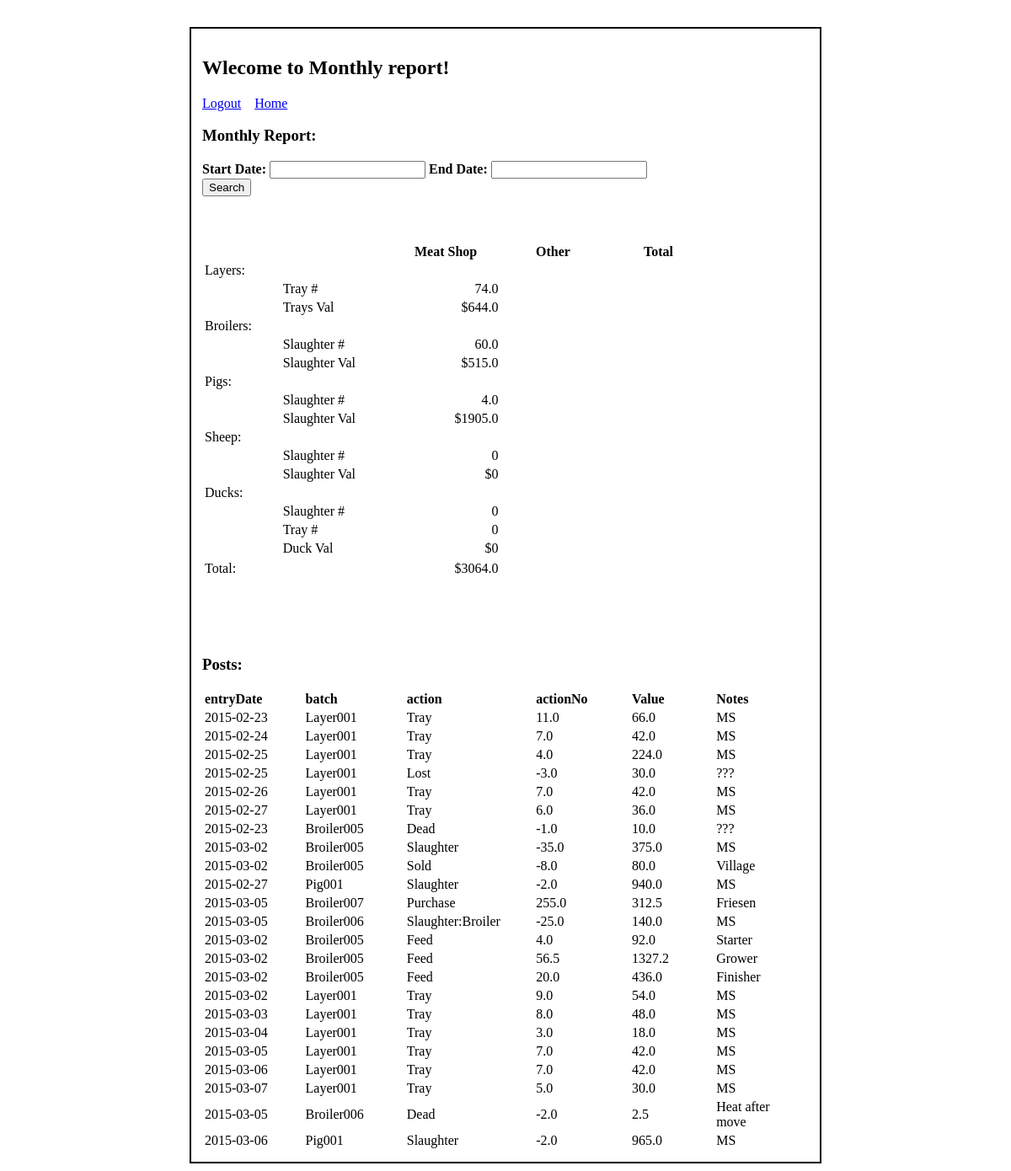
Page /report (signed in) on the earlier database version.
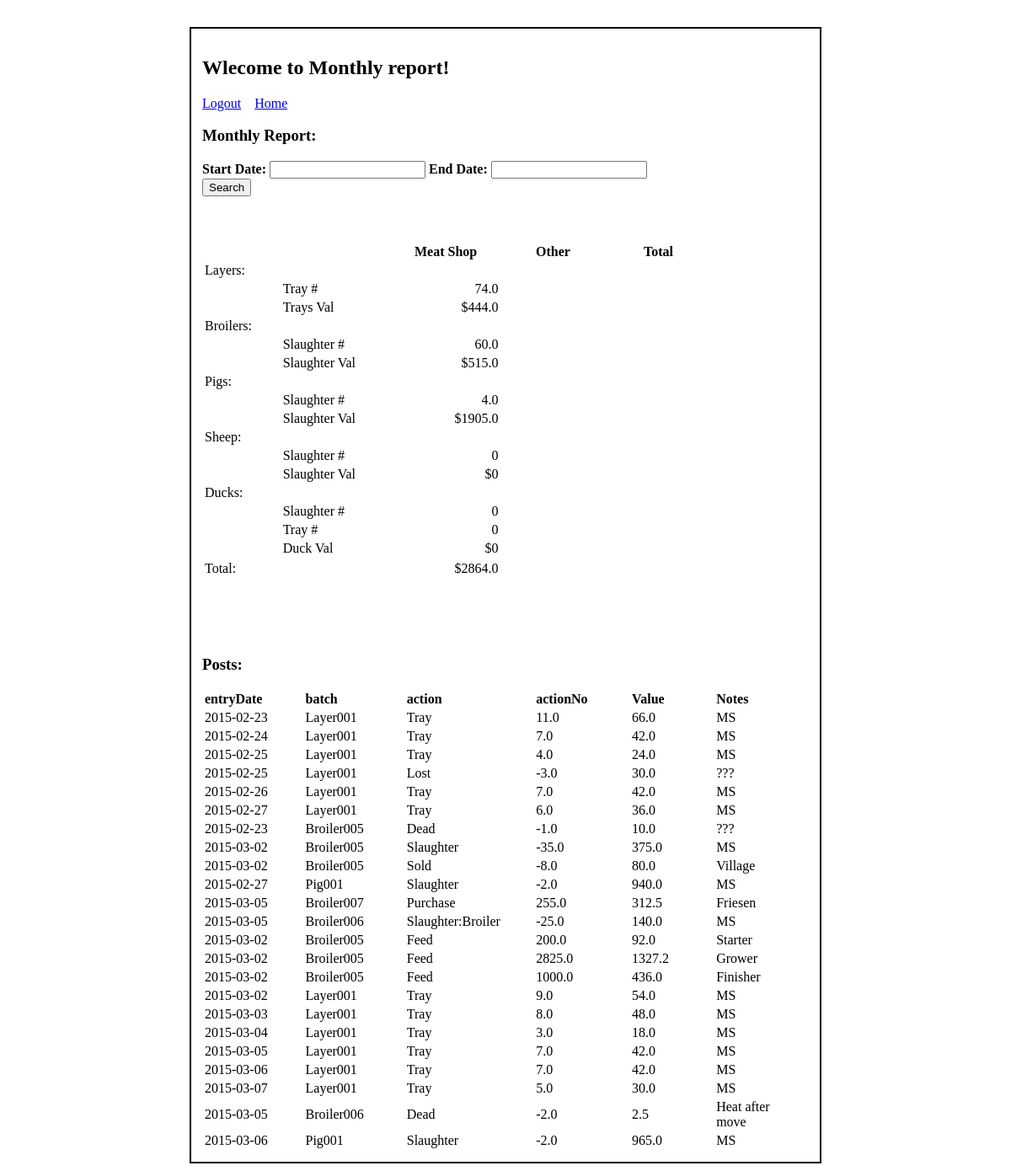
Same page on the later database version.
### models.py (models this page shows, shortened)
class Entry(db.Model):
	__tablename__ = "entries"
	_id = db.Column(db.Integer, primary_key=True)
	entryDate = db.Column(db.Date, nullable=False)
	batch = db.Column(db.String, nullable=False)
	action = db.Column(db.String, nullable=False)
	actionNo = db.Column(db.Float)
	value = db.Column(db.Float)
	notes = db.Column(db.String)

### invController.py (the view, shortened to what this page needs)
@app.route('/report', methods=['GET','POST'])
@login_required
def report():
	error = None
	form=SearchDateForm(request.form)
	if request.method == 'GET':
		startDate = (datetime.date.today() - datetime.timedelta(1*365/12)).isoformat()
		endDate = datetime.date.today()
		posts = db.session.query(Entry).filter(Entry.entryDate.between(startDate, endDate))
		tray1 = 0
		trayValue1 = 0
		broilerSlaughter1 = 0
		broilerValue1 = 0
		pigSlaughter1 = 0
		pigValue1 = 0
		sheepSlaughter1 = 0
		sheepValue1 = 0
		duckSlaughter1 = 0
		duckTray1 = 0
		duckValue1 = 0
		tray2 = 0
		trayValue2 = 0
		broilerSlaughter2 = 0
		broilerValue2 = 0
		pigSlaughter2 = 0
		pigValue2 = 0
		sheepSlaughter2 = 0
		sheepValue2 = 0
		duckSlaughter2 = 0
		duckTray2 = 0
		duckValue2 = 0
		for post in posts:
			if "Layer" in post.batch and post.action == "Tray":
				if "MS" in post.notes:
					tray1 = tray1 + post.actionNo
					trayValue1 = trayValue1 + post.value
				else:
					tray2 = tray2 + post.actionNo
					trayValue2 = trayValue2 + post.value
			if "Broiler" in post.batch and "Slaughter" in post.action:
				broilerSlaughter1 = broilerSlaughter1 + (post.actionNo * -1)
				broilerValue1 = broilerValue1 + post.value
			if "Pig" in post.batch and post.action == "Slaughter":
				pigSlaughter1 = pigSlaughter1 + (post.actionNo *-1)
				pigValue1 = pigValue1 + post.value
			if "Sheep" in post.batch and post.action == "Slaughter":
				sheepSlaughter1 = sheepSlaughter1 + (post.actionNo *-1)
				sheepValue1 = sheepValue1 + post.value
			if "Duck" in post.batch and post.action == "Slaughter":
				duckSlaughter1 = duckSlaughter1 + (post.actionNo * -1)
				duckValue1 = duckValue1 + post.value
			if "Duck" in post.batch and post.action == "Tray":
				duckTray1 =	duckTray1 + post.actionNo
				duckValue1 = duckValue1 + post.value
		totalValue1 = trayValue1 + broilerValue1 + pigValue1 + sheepValue1 + duckValue1
		meatShop = [tray1, trayValue1, broilerSlaughter1, broilerValue1, pigSlaughter1, pigValue1, sheepSlaughter1, sheepValue1, duckSlaughter1, duckTray1, duckValue1, totalValue1]
		return render_template('report.html', form=form, posts=posts, meat_shop=meatShop)

### forms.py
class SearchDateForm(Form):
	startDate = TextField("startDate", validators=[DataRequired()])
	endDate = TextField("endDate", validators=[DataRequired()])

### invController.py (called while the page is built)
def login_required(test):
	@wraps(test)
	def wrap(*args, **kwargs):
		if 'logged_in' in session:
			return test(*args, **kwargs)
		else:
			flash('You need to login first.')
			return redirect(url_for('login'))
	return wrap

### templates/report.html (shortened to what this page needs)
{% extends "template.html" %}
{% block content %}
	<h2>Wlecome to Monthly report!</h2>
	<p><a href="/logout">Logout</a>&emsp;<a href='/main'>Home</a></p>
	<h3>Monthly Report:</h3>
	<form action="{{ url_for('report') }}" method="post" class="add">
		<label><strong>Start Date:</strong></label>
		<input name="startDate" type="text">
		<label><strong>End Date:</strong></label>
		<input name="endDate" type="text"><br/>
		<input class="button" type="submit" value="Search"><br/><br/>
	</form>
	<br/>
	<br/>
	<div class="datagrid">
		<table>
			<thead>
				<tr>
					<th width="100px" align="center"><strong></strong></th>
					<th width="150px" align="center"><strong></strong></th>
					<th width="150px" align="center"><strong>Meat Shop</strong></th>
					<th width="150px" align="center"><strong>Other</strong></th>
					<th width="150px" align="center"><strong>Total</strong></th>
				</tr>
			</thead>
			<tr>
				<td width="100px">Layers:</td>
				<td width="150px"></td>
				<td width="150px"></td>
				<td width="150px"></td>
				<td width="150px"></td>
				<td width="150px"></td>
			</tr>
			<tr>
				<td width="100px"></td>
				<td width="150px">Tray #</td>
				<td width="150px" align="right">{{ meat_shop[0] }}</td>
				<td width="150px"></td>
				<td width="150px"></td>
			</tr>
			<tr>
				<td width="100px"></td>
				<td width="150px">Trays Val</td>
				<td width="150px" align="right">${{ meat_shop[1] }}</td>
				<td width="150px"></td>
				<td width="150px"></td>
			</tr>
			<tr>
				<td width="100px">Broilers:</td>
				<td width="150px"></td>
				<td width="150px"></td>
				<td width="150px"></td>
				<td width="150px"></td>
			</tr>
			<tr>
				<td width="100px"></td>
				<td width="150px">Slaughter #</td>
				<td width="150px" align="right">{{ meat_shop[2] }}</td>
				<td width="150px"></td>
				<td width="150px"></td>
			</tr>
			<tr>
				<td width="100px"></td>
				<td width="150px">Slaughter Val</td>
				<td width="150px" align="right">${{ meat_shop[3] }}</td>
				<td width="150px"></td>
				<td width="150px"></td>
			</tr>
			<tr>
				<td width="100px">Pigs:</td>
				<td width="150px"></td>
				<td width="150px"></td>
				<td width="150px"></td>
				<td width="150px"></td>
			</tr>
			<tr>
				<td width="100px"></td>
				<td width="150px">Slaughter #</td>
				<td width="150px" align="right">{{ meat_shop[4] }}</td>
				<td width="150px"></td>
				<td width="150px"></td>
			</tr>
			<tr>
				<td width="100px"></td>
				<td width="150px">Slaughter Val</td>
				<td width="150px" align="right">${{ meat_shop[5] }}</td>
				<td width="150px"></td>
				<td width="150px"></td>
			</tr>
			<tr>
				<td width="100px">Sheep:</td>
				<td width="150px"></td>
				<td width="150px"></td>
				<td width="150px"></td>
				<td width="150px"></td>
			</tr>
			<tr>
				<td width="100px"></td>
				<td width="150px">Slaughter #</td>
				<td width="150px" align="right">{{ meat_shop[6] }}</td>
				<td width="150px"></td>
				<td width="150px"></td>
			</tr>
			<tr>
				<td width="100px"></td>
				<td width="150px">Slaughter Val</td>
				<td width="150px" align="right">${{ meat_shop[7] }}</td>
				<td width="150px"></td>
				<td width="150px"></td>
			</tr>
			<tr>
				<td width="100px">Ducks:</td>
				<td width="150px"></td>
				<td width="150px"></td>
				<td width="150px"></td>
				<td width="150px"></td>
			</tr>
			<tr>
				<td width="100px"></td>
				<td width="150px">Slaughter #</td>
				<td width="150px" align="right">{{ meat_shop[8] }}</td>
				<td width="150px"></td>
				<td width="150px"></td>
			</tr>
			<tr>
				<td width="100px"></td>
				<td width="150px">Tray #</td>
				<td width="150px" align="right">{{ meat_shop[9] }}</td>
				<td width="150px"></td>
				<td width="150px"></td>
			</tr>
			<tr>
				<td width="100px"></td>
				<td width="150px">Duck Val</td>
				<td width="150px" align="right">${{ meat_shop[10] }}</td>
				<td width="150px"></td>
				<td width="150px"></td>
			</tr>
			<tr>
				<td width="100px">Total:</td>
				<td width="150px"></td>
				<td width="150px" align="right">${{ meat_shop[11] }}</td>
				<td width="150px"></td>
				<td width="150px"></td>
		</table>
	</div>
	<br/>
	<br/>
	<div class="posts">
		<br/>
		<br/>
		<h3>Posts:</h3>
		<div class="datagrid">
			<table>
				<thead>
					<tr>
						<th width="300px" align="left"><strong>entryDate</strong></th>
						<th width="300px" align="left"><strong>batch</strong></th>
						<th width="300px" align="left"><strong>action</strong></th>
						<th width="300px" align="left"><strong>actionNo</strong></th>
						<th width="300px" align="left"><strong>Value</strong></th>
						<td width="300px" align="left"><strong>Notes</strong><th>
					</tr>
				</thead>
				{% for p in posts %}
					<tr>
						<td width="300px">{{ p.entryDate }}</td>
						<td width="300px">{{ p.batch }}</td>
						<td width="300px">{{ p.action }}</td>
						<td width="300px">{{ p.actionNo }}</td>
						<td width="300px">{{ p.value }}</td>
						<td width="300px">{{ p.notes }}</td>
					</tr>
				{% endfor %}
			</table>
		</div>
	</div>
{% endblock %}

### templates/template.html (shortened to what this page needs)
<!DOCTYPE html>
<html>
	<head>
		<link rel="stylesheet" href="{{ url_for('static', filename='css/styles.css') }}">
	</head>
	<body>
		<div class="container">
			{% block content %}
			{% endblock %}
		</div>
	</body>
</html>

### static/css/styles.css (style rules this page uses)
.container { bachground: #f4f4f4; margin: 2em auto; padding: 0.8em; width: 45em; border: 2px solid #000; }

Differences in the rows shown:
changed Entry (number 3 of 23 on the later page): value "224.0" → "24.0"
changed Entry "Starter": actionNo "4.0" → "200.0"
changed Entry "Grower": actionNo "56.5" → "2825.0"
changed Entry "Finisher": actionNo "20.0" → "1000.0"
Other differences:
{{ meat_shop[1] }}: "644.0" → "444.0"
{{ meat_shop[11] }}: "3064.0" → "2864.0"
